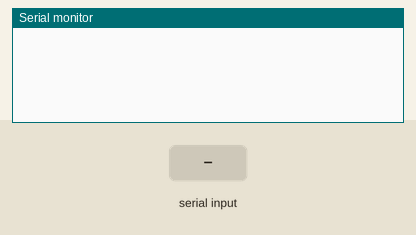
A sketch run on a simulated Arduino Leonardo, built with avr-gcc and run on an emulated ATmega32U4. On the bench: the last lines printed to the serial monitor. Inputs (shaded band) come from the test bench.

Above: at 1.2 s.
1.3 s: "1" received over Serial
At 3.5 s:
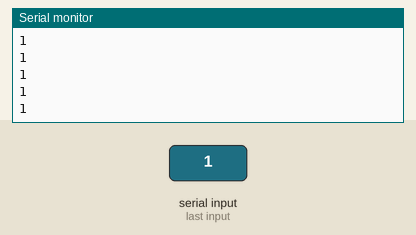
3.8 s: "0" received over Serial
At 5.2 s:
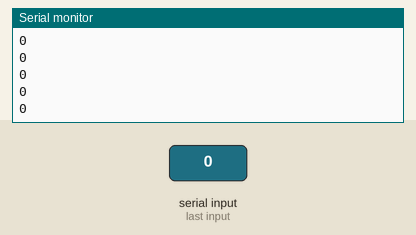
5.3 s: "2" received over Serial
At 6.7 s:
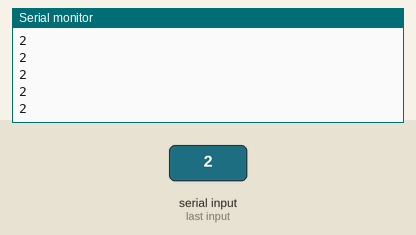
Timing chart, 0 to 8.3 s (numbered marks = the images above; inputs shaded):
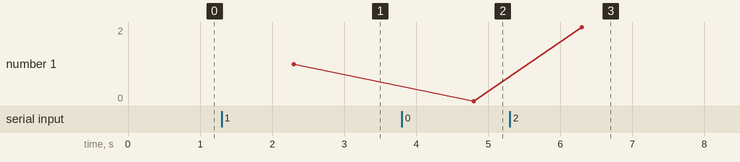

Measured:
- after the input at 1.3 s, the serial monitor: prints a new line after 1.0 s (image 1)
- after the input at 3.8 s, the serial monitor: prints a new line after 1.0 s (image 2)
- after the input at 5.3 s, the serial monitor: prints a new line after 1.0 s (image 3)
- plotted number 1: 1 → 0 after the input at 3.8 s, 0 → 2 after the input at 5.3 s

The sketch:

ftdi.ino
```cpp
void setup()
{
  // start serial port at 9600 bps and wait for port to open:
  Serial.begin(9600);
  while (!Serial) {
    ; // wait for serial port to connect. Needed for Leonardo only
  }

}

void loop()
{
   String  str = Serial.readString();
  for(int i=0;i<5;++i) {
    Serial.println(str);
  }

}
```
